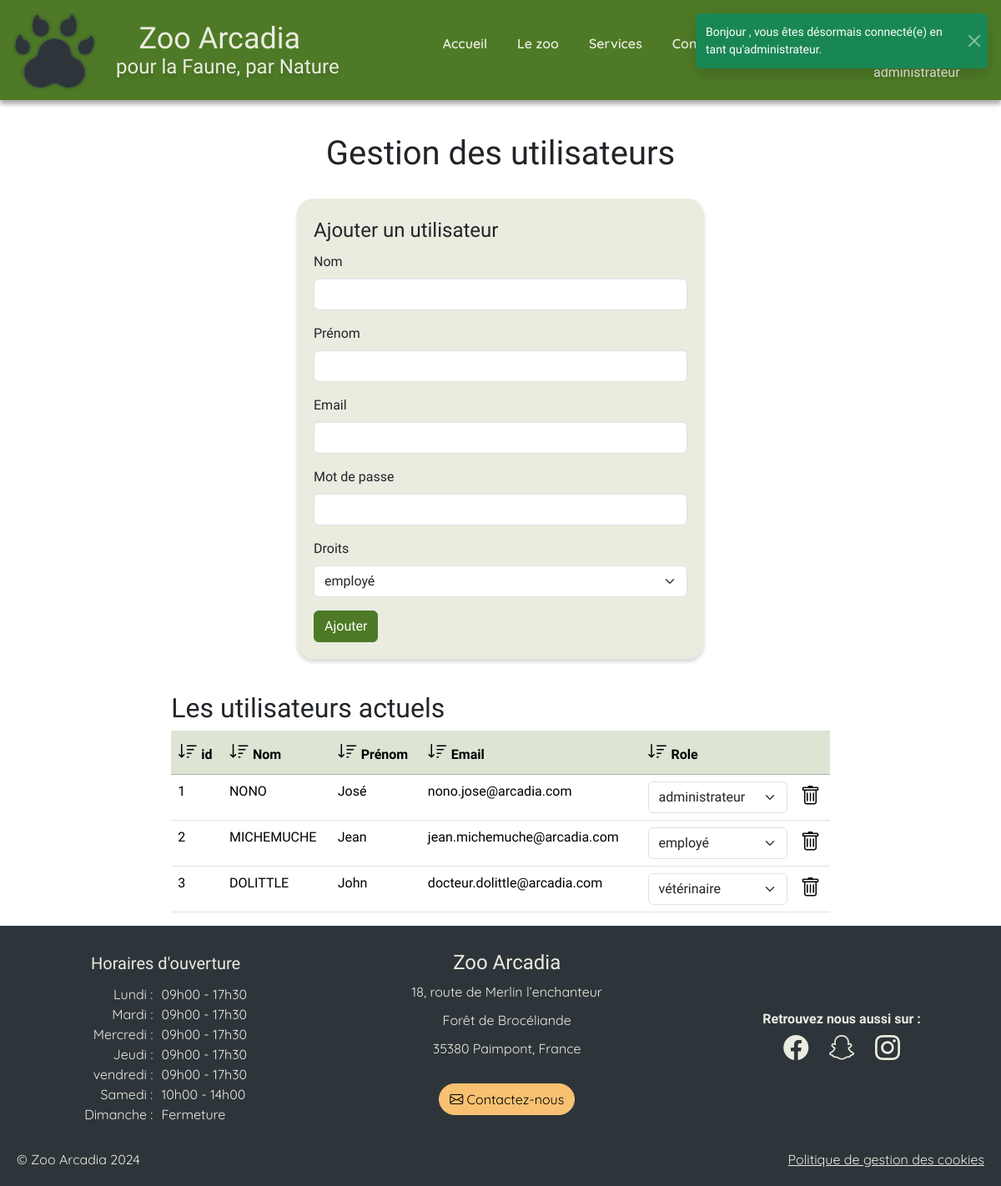
Page /admUsers/view (signed in) on the committed database.
### tables this page shows
CREATE TABLE users(
   id INT AUTO_INCREMENT,
   name VARCHAR(50) NOT NULL,
   forename VARCHAR(50) NOT NULL,
   email VARCHAR(250) NOT NULL,
   password CHAR(60) NOT NULL,
   role_id INT NOT NULL,
   PRIMARY KEY(id),
   FOREIGN KEY(role_id) REFERENCES role(id)
);

CREATE TABLE opening (
    id INT AUTO_INCREMENT PRIMARY KEY,
    day_name VARCHAR(10) NOT NULL,        
    opening_hour INT NOT NULL,  
    opening_minute INT NOT NULL, 
    closing_hour INT NOT NULL,    
    closing_minute INT NOT NULL,  
    closure BOOLEAN        
);

### app/Database/DbUtils.php (called while the page is built, shortened)
<?php
class DbUtils
{
    static ?PDO $pdo = null;
    public static function getPdo(): PDO
    {
        if (self::$pdo !== null) {
            return self::$pdo;
        }
        self::$pdo = new \PDO(self::getDSN(), self::getUser(), self::getPassword());
        return self::$pdo;
    }
    private static function getEnv($key, $default = null)
    {
        $value = getenv($key);
        return $default;
    }
    public static function getDSN()
    {
        $host = 'mysql';
        $dbname = self::getEnv('MYSQL_DATABASE');
        $port = '3306';
        return "mysql:host={$host};dbname={$dbname};port={$port}";
    }
    public static function getUser()
    {
        return self::getEnv('MYSQL_USER');
    }
    public static function getPassword()
    {
        return self::getEnv('MYSQL_PASSWORD');
    }
}

### app/Views/admUsers.php (the view, shortened to what this page needs)
<?php
$query = DbUtils::getPdo()->query('
    SELECT u.id, u.name, u.forename, u.email, r.role
    FROM users u
    JOIN role r ON u.role_id = r.id
    ');
$users = $query->fetchAll(\PDO::FETCH_ASSOC);
$query = DbUtils::getPdo()->query('
    SELECT *
    FROM role
    ORDER BY role ASC
    ');
$roles = $query->fetchAll(\PDO::FETCH_ASSOC);
?>
        <div class="container-fluid col-12 col-md-10 adm">
            <h1>Gestion des utilisateurs</h1>
            <form method="post" action="" id="admForm" class="container-fluid col-12 col-lg-6 col-md-10" enctype="multipart/form-data">
                <fieldset>
                <legend>Ajouter un utilisateur</legend>
                    <div class="mb-3">
                        <label for="name" class="form-label">Nom</label>
                        <input type="text" class="form-control" id="name" name="name" maxlength="50" required>
                    </div>
                    <div class="mb-3">
                        <label for="forename" class="form-label">Prénom</label>
                        <input type="text" class="form-control" id="forename" name="forename" maxlength="50" required>
                    </div>
                    <div class="mb-3">
                        <label for="email" class="form-label">Email</label>
                        <input type="email" class="form-control" id="email" name="email" maxlength="250" required>
                    </div>
                    <div class="mb-3">
                        <label for="password" class="form-label">Mot de passe</label>
                        <input type="password" class="form-control" id="password" name="password" maxlength="60" required>
                    </div>
                    <div class="mb-3">
                        <label for="role" class="form-label">Droits</label>
                        <select class="form-select" name="role">
                            <?php foreach ($roles as $role) {
                                    $selected = ($role['role'] == 'employé') ? 'selected' : '';
                                    echo '<option value="' . $role['id'] . '" ' . $selected . '>' . $role['role'] . '</option>';
                                    }
                            ?>
                        </select>
                    </div>
                </fieldset>
                <button type="submit" id="addUserButton" class="btn btn-primary">Ajouter</button>
            </form>
        <div class="container-fluid col-12 col-md-10 adm">
        <h2>Les utilisateurs actuels</h2>
        <div class="table-responsive">
            <table id="list-user"  class="table table-hover table-responsive">
                <thead>
                    <tr class="table-primary ">
                        <th><i id="sort-icon-id" class="bi bi-sort-down"></i> id </th>
                        <th><i id="sort-icon-name" class="bi bi-sort-down"></i> Nom </th>
                        <th><i id="sort-icon-forname" class="bi bi-sort-down"></i> Prénom </th>
                        <th><i id="sort-icon-email" class="bi bi-sort-down"></i> Email </th>
                        <th><i id="sort-icon-role" class="bi bi-sort-down"></i> Role </th>
                        <th></th>
                    </tr>
                </thead>
                <tbody >
                    <?php
                    foreach ($users as $user) {
                        echo '<tr data-id="' . $user['id'] . '">';
                        echo '<td>' . $user['id'] . '</td>';
                        echo '<td>' . $user['name'] . '</td>';
                        echo '<td>' . $user['forename']. '</td>';
                        echo '<td>' . $user['email']. '</td>';
                        echo '<td>';
                        echo '<select class="form-select" name="role">';
                        foreach ($roles as $role) {
                            $selected = ($role['role'] == $user['role']) ? 'selected' : '';
                            echo '<option value="' . $role['id'] . '" ' . $selected . '>' . $role['role'] . '</option>';
                        }
                        echo '</select>';
                        echo '</td>';
                        echo '<td class="icon-cell">' .
                            '<i class="bi bi-trash" data-id="' . $user['id'] . '"></i>'.
                            '</td>';
                        echo '</tr>';
                    }
                    ?>
                </tbody>
            </table>
        </div>
    </div>

### app/Views/templates/opening.php (shortened to what this page needs)
<?php
$query = DbUtils::getPdo()->query('SELECT * FROM opening');
$days = $query->fetchAll(\PDO::FETCH_ASSOC);
?>
<div id="opening-time">
    <div id="day">
        <div>Lundi :</div>
        <div>Mardi :</div>
        <div>Mercredi :</div>
        <div>Jeudi :</div>
        <div>vendredi :</div>
        <div>Samedi :</div>
        <div>Dimanche :</div>
    </div>
    <div id="opening-hours">
        <?php
            foreach ($days as $day){
                if($day['closure']){
                   echo "<div>Fermeture</div>";
                } else {
                    echo "<div>"
                    .sprintf('%02d', $day['opening_hour'])
                    ."h".sprintf('%02d', $day['opening_minute'])
                    ." - "
                    .sprintf('%02d', $day['closing_hour'])
                    ."h".sprintf('%02d', $day['closing_minute'])
                    ."</div>";
                }
            }
        ?>
    </div>
</div>

### rows in the picture
users: id "1", name "NONO", forename "José", email "nono.jose@arcadia.com"
users: id "2", name "MICHEMUCHE", forename "Jean", email "jean.michemuche@arcadia.com"
users: id "3", name "DOLITTLE", forename "John", email "docteur.dolittle@arcadia.com"
opening: opening_hour "09", opening_minute "00", closing_hour "17", closing_minute "30"
opening: opening_hour "09", opening_minute "00", closing_hour "17", closing_minute "30"
opening: opening_hour "09", opening_minute "00", closing_hour "17", closing_minute "30"
opening: opening_hour "09", opening_minute "00", closing_hour "17", closing_minute "30"
opening: opening_hour "09", opening_minute "00", closing_hour "17", closing_minute "30"
opening: opening_hour "10", opening_minute "00", closing_hour "14", closing_minute "00"
opening: closure "Fermeture"

### other values in the picture
$_SESSION['role'] "administrateur"
form field role "employé"
form field role "administrateur"
form field role "vétérinaire"
